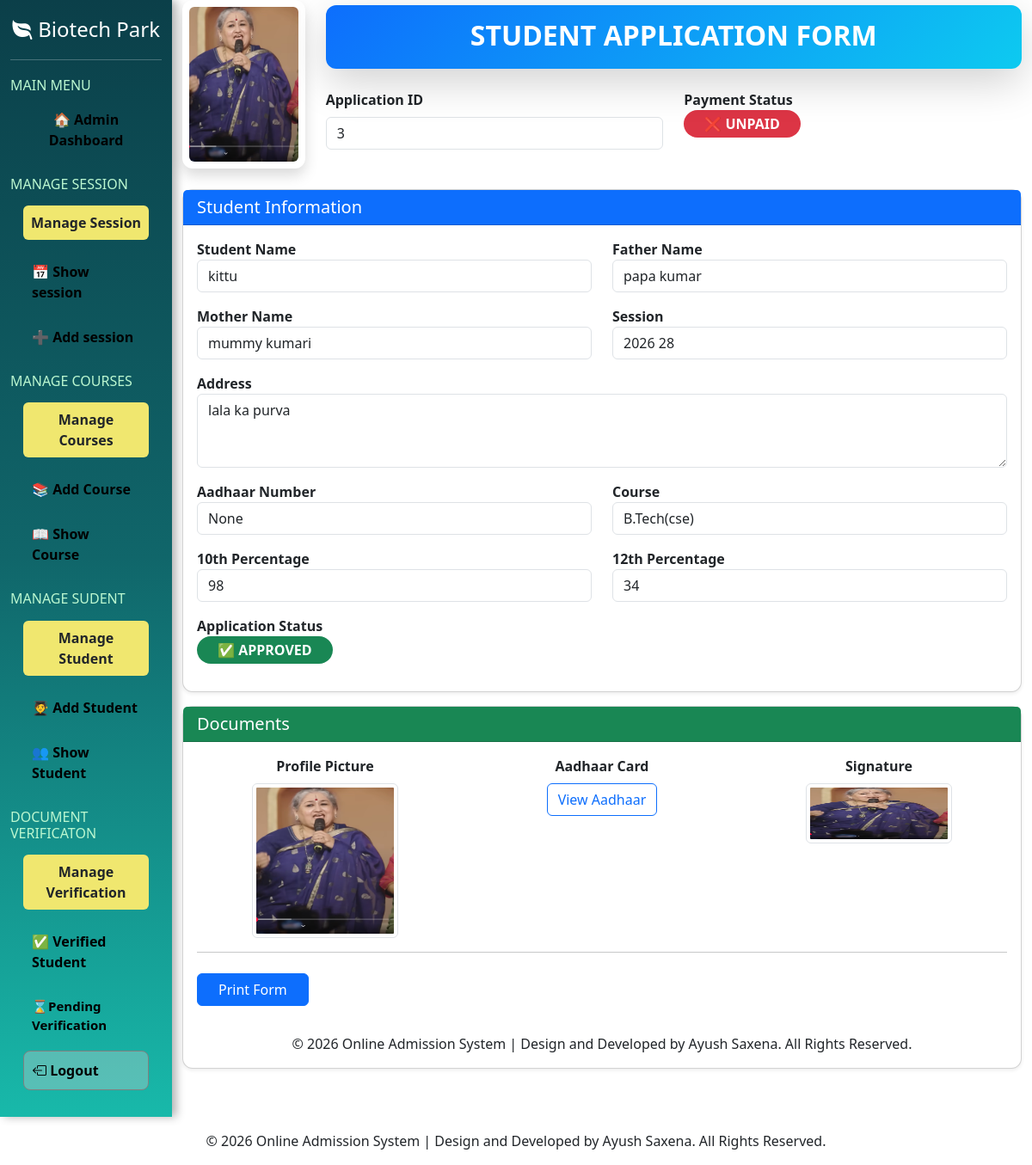
The app's page /details_review/kartikeygupta210@gmail.com/ (signed in), older data.
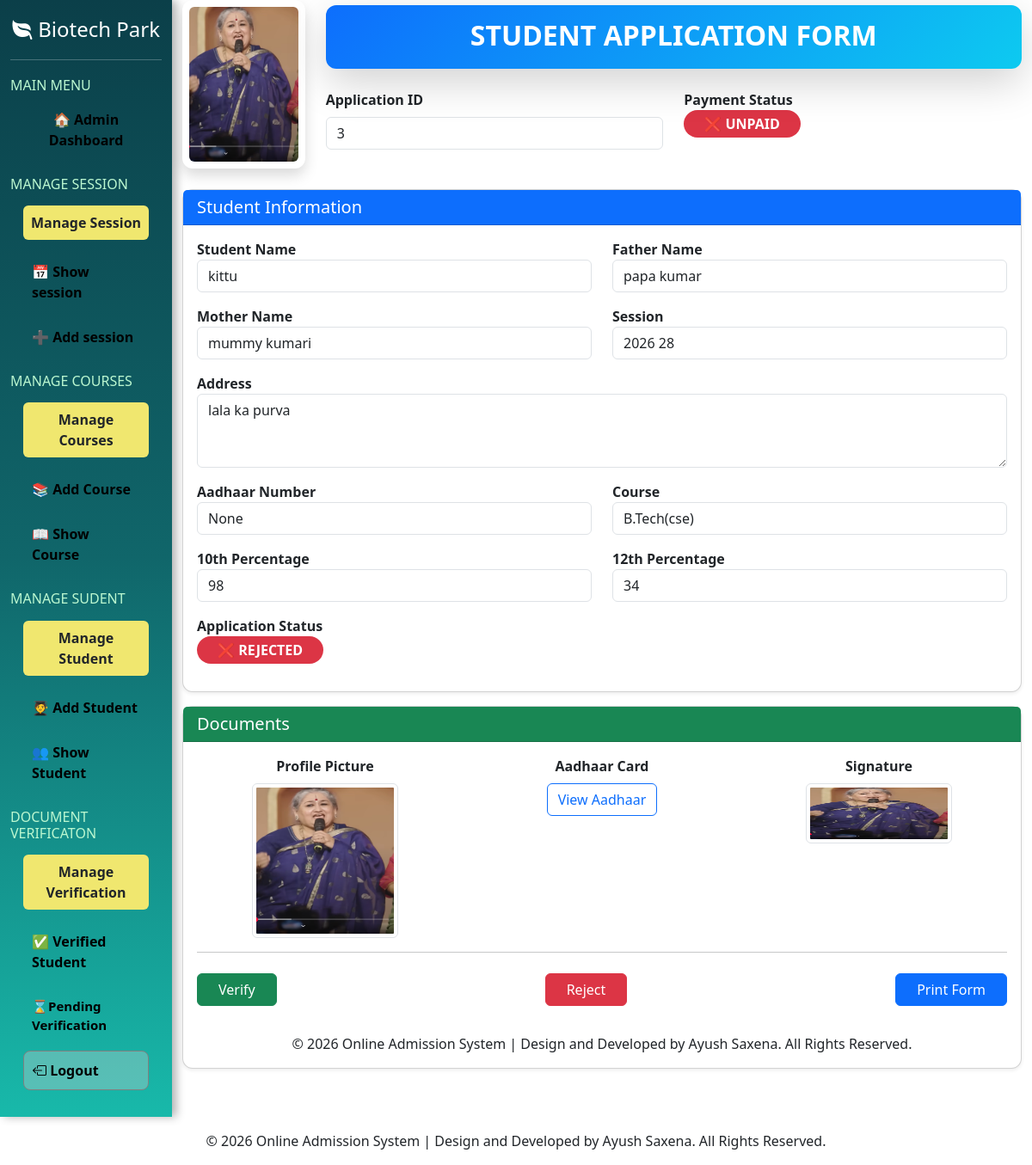
The same page, newer data.
### myapp/models.py (models this page shows)
class tbl_student(models.Model):
    sid=models.IntegerField(primary_key=True,auto_created=True)
    name=models.CharField(max_length=225,null=True)
    emailaddress=models.EmailField(max_length=225,null=True)
    password=models.CharField(max_length=16,null=True)
    contact_no=models.IntegerField(null=True)
    gender=models.CharField(max_length=2,null=True)
    dob=models.DateField(null=True,blank=True)
    f_name=models.CharField(max_length=255,null=True)
    m_name=models.CharField(max_length=255,null=True)
    address=models.CharField(max_length=500,null=True)
    aadhar_no=models.IntegerField(blank=True,null=True)
    aadhar_pic=models.FileField(upload_to='student_documents',null=True)
    Session=models.CharField(max_length=50,null=True)
    course=models.CharField(max_length=500,null=True)
    course_duration=models.CharField(max_length=50,null=True)
    hs_percentage=models.CharField(max_length=20,null=True)
    hs_marksheet=models.FileField(upload_to='student_documents',null=True)
    inter_percentage=models.CharField(max_length=20,null=True)
    inter_marksheet=models.FileField(upload_to='student_documents',null=True)
    profile_pic=models.FileField(upload_to='student_documents',null=True)
    sign=models.FileField(upload_to='student_documents',null=True)
    application_status=models.CharField(max_length=20,null=True)
    fees=models.IntegerField(null=True)
    fees_status=models.CharField(max_length=20,default="Unpaid")
    payment_id=models.CharField(max_length=100,null=True,blank=True)
    payment_date=models.DateTimeField(null=True,blank=True)
    step1_completed = models.BooleanField(default=False)
    step2_completed = models.BooleanField(default=False)

### myapp/views.py (the view)
# urls.py: path('details_review/<str:emailaddress>/', details_review, name='details_review'),
@never_cache
@admin_required
def details_review(request, emailaddress):
    student = tbl_student.objects.get(emailaddress=emailaddress)
    return render(
        request,
        'admin/details_review.html',
        {
            'student': student
        }
    )

### myapp/templates/admin/details_review.html (shortened to what this page needs)
{% extends 'admin/adminlayout.html' %}
{% block admin %}
<div class="row align-items-center mb-4">
    <div class="col-md-2 text-center">
        {% if student.profile_pic %}
        <div class="card shadow border-0 p-2">
            <img src="{{ student.profile_pic.url }}" class="rounded" style="height:180px;object-fit:cover;">
        </div>
        {% else %}
        <div class="border rounded d-flex justify-content-center align-items-center" style="width:130px;height:150px;">
            Photo
        </div>
        {% endif %}
    </div>
    <div class="col-md-10">
        <div class="card shadow-lg border-0 mb-4">
            <div class="card-body text-center text-white"
                style="background:linear-gradient(135deg,#0d6efd,#0dcaf0); border-radius:12px;">
                <h2 class="fw-bold mb-1">
                    STUDENT APPLICATION FORM
                </h2>
            </div>
        </div>
        <div class="row">
            <div class="col-md-6 mb-3">
                <label class="form-label fw-bold">Application ID</label>
                <input type="text" class="form-control" value="{{ student.sid }}" readonly>
            </div>
            <div class="col-md-6 mb-3">
                <label class="fw-bold">Payment Status</label>
                <br>
                {% if student.fees_status == "Paid" %}
                <span class="badge rounded-pill bg-success fs-6 px-4 py-2">
                    💰 PAID
                </span>
                {% elif student.fees_status == "Unpaid" %}
                <span class="badge rounded-pill bg-danger fs-6 px-4 py-2">
                    ❌ UNPAID
                </span>
                {% else %}
                <span class="badge rounded-pill bg-warning text-dark fs-6 px-4 py-2">
                    ⏳ PENDING
                </span>
                {% endif %}
            </div>
        </div>
    </div>
</div>
<div class="card mt-3 shadow-sm">
    <div class="card-header bg-primary text-white">
        <h5 class="mb-0">Student Information</h5>
    </div>
    <div class="card-body">
        <div class="row">
            <div class="col-md-6 mb-3">
                <label class="fw-bold">Student Name</label>
                <input type="text" class="form-control" value="{{ student.name }}" readonly>
            </div>
            <div class="col-md-6 mb-3">
                <label class="fw-bold">Father Name</label>
                <input type="text" class="form-control" value="{{ student.f_name }}" readonly>
            </div>
            <div class="col-md-6 mb-3">
                <label class="fw-bold">Mother Name</label>
                <input type="text" class="form-control" value="{{ student.m_name }}" readonly>
            </div>
            <div class="col-md-6 mb-3">
                <label class="fw-bold">Session</label>
                <input type="text" class="form-control" value="{{ student.Session }}" readonly>
            </div>
            <div class="col-md-12 mb-3">
                <label class="fw-bold">Address</label>
                <textarea class="form-control" rows="3" readonly>{{ student.address }}</textarea>
            </div>
            <div class="col-md-6 mb-3">
                <label class="fw-bold">Aadhaar Number</label>
                <input type="text" class="form-control" value="{{ student.aadhar_no }}" readonly>
            </div>
            <div class="col-md-6 mb-3">
                <label class="fw-bold">Course</label>
                <input type="text" class="form-control" value="{{ student.course }}" readonly>
            </div>
            <div class="col-md-6 mb-3">
                <label class="fw-bold">10th Percentage</label>
                <input type="text" class="form-control" value="{{ student.hs_percentage }}" readonly>
            </div>
            <div class="col-md-6 mb-3">
                <label class="fw-bold">12th Percentage</label>
                <input type="text" class="form-control" value="{{ student.inter_percentage }}" readonly>
            </div>
            <div class="col-md-6 mb-3">
                <label class="fw-bold">Application Status</label>
                <br>
                {% if student.application_status == "Approved" %}
                <span class="badge rounded-pill bg-success fs-6 px-4 py-2">
                    ✅ APPROVED
                </span>
                {% elif student.application_status == "DV" %}
                <span class="badge rounded-pill bg-warning text-dark fs-6 px-4 py-2">
                    📄 DOCUMENT VERIFICATION
                </span>
                {% elif student.application_status == "Rejected" %}
                <span class="badge rounded-pill bg-danger fs-6 px-4 py-2">
                    ❌ REJECTED
                </span>
                {% else %}
                <span class="badge rounded-pill bg-secondary fs-6 px-4 py-2">
                    ⏳ PENDING
                </span>
                {% endif %}
            </div>
        </div>
    </div>
</div>
<div class="card mt-3 shadow-sm">
    <div class="card-header bg-success text-white">
        <h5 class="mb-0">Documents</h5>
    </div>
    <div class="card-body">
        <div class="row text-center">
            <div class="col-md-4">
                <label class="fw-bold mb-2">Profile Picture</label><br>
                {% if student.profile_pic %}
                <img src="{{ student.profile_pic.url }}" class="img-thumbnail" style="width:170px;height:180px;">
                {% else %}
                <p class="text-danger">Not Uploaded</p>
                {% endif %}
            </div>
            <div class="col-md-4">
                <label class="fw-bold mb-2">Aadhaar Card</label><br>
                {% if student.aadhar_pic %}
                <a href="{{ student.aadhar_pic.url }}" target="_blank" class="btn btn-outline-primary">
                    View Aadhaar
                </a>
                {% else %}
                <p class="text-danger">Not Uploaded</p>
                {% endif %}
            </div>
            <div class="col-md-4">
                <label class="fw-bold mb-2">Signature</label><br>
                {% if student.sign %}
                <img src="{{ student.sign.url }}" class="img-thumbnail" style="width:170px;height:70px;">
                {% else %}
                <p class="text-danger">Not Uploaded</p>
                {% endif %}
            </div>
        </div>
        <hr>
        <div class="d-flex justify-content-between mt-4 no-print">
            {% if student.application_status != "Approved" %}
            <a href="{% url 'verify' student.emailaddress %}" class="btn btn-success px-4">
                Verify
            </a>
            <a href="{% url 'reject' student.emailaddress %}" class="btn btn-danger px-4"
                onclick="return confirm('Are you sure you want to reject this application?');">
                Reject
            </a>
            {% endif %}
            <button onclick="window.print()" class="btn btn-primary px-4">
                Print Form
            </button>
        </div>
    </div>
    <footer class="text-center py-3 mt-auto">
        © 2026 Online Admission System | Design and Developed by Ayush Saxena. All Rights Reserved.
    </footer>
</div>
{% endblock %}

### myapp/templates/admin/adminlayout.html (shortened to what this page needs)
<!doctype html>
<html lang="en">
<head>
    <link href="https://cdn.jsdelivr.net/npm/bootstrap@5.3.8/dist/css/bootstrap.min.css" rel="stylesheet"
>
    <link rel="stylesheet"
        href="https://cdnjs.cloudflare.com/ajax/libs/bootstrap-icons/1.13.1/font/bootstrap-icons.min.css"
 />
</head>
<body>
    <div class="container-fluid">
        <div class="row">
            <div class="col-sm-2 h">
                <h4><i class="bi bi-leaf-fill"></i> Biotech Park</h4>
                <hr class="text-white mt-0">
                <h6 class="h6-menu">MAIN MENU</h6>
                <p class="text-white fw-bold text-center"><a href="{% url 'dashboard' %}" style="margin-top: 20px;">🏠
                        Admin Dashboard</a>
                </p>
                <h6 class="h6-menu">MANAGE SESSION</h6>
                <p id="heading">Manage Session</p>
                <p class=" menu"><a href="{% url 'showsession' %}">📅 Show session</a></p>
                <p class="menu"><a href="{% url 'addsession' %}">➕ Add session</a></p>
                <h6 class="h6-menu">MANAGE COURSES</h6>
                <p id="heading">Manage Courses</p>
                <p class=" menu"><a href="{% url 'addcourse' %}">📚 Add Course</a></p>
                <p class=" menu"><a href="{% url 'showcourse' %}">📖 Show Course</a></p>
                  <h6 class="h6-menu">MANAGE SUDENT</h6>
                  <p id="heading">Manage Student</p>
                <p class="menu"><a href="{% url 'addstudent' %}">🧑‍🎓 Add Student</a></p>
                <p class=" menu"><a href="{% url 'showstudent' %}">👥 Show Student</a></p>
                 <h6 class="h6-menu">DOCUMENT VERIFICATON</h6>
                 <p id="heading">Manage Verification</p>
                 <p class=" menu"><a href="{% url 'verified_students' %}">✅ Verified Student</a></p>
                 <p class=" menu" style="font-size: 15px; font-weight: 900;"><a href="{% url 'pending_verifications' %}">⌛Pending Verification</a></p>
                <p class="menu" style="border: 1px solid gray; background-color: rgba(211, 211, 211, 0.341);"><a
                        href="{% url 'logout' %}"><i class="bi bi-box-arrow-left"></i> Logout</a></p>
            </div>
            <div class="col-sm-10 main-content  ">
                {% block admin %}
                {% endblock %}
            </div>
        </div>
    </div>
    <footer class="text-center py-3 mt-auto">
        © 2026 Online Admission System | Design and Developed by Ayush Saxena. All Rights Reserved.
    </footer>
</body>
</html>

### myapp/templates/admin/adminlayout.html (style rules this page uses)
body { overflow: hidden; }
.h { height: 100vh; overflow-y: scroll; }
.h:first-child { background: linear-gradient(180deg, #0b3f49 0%, #10666a 50%, #18b9aa 100%); box-shadow: 5px 0 10px rgba(0, 0, 0, .3); }
.h h4 { color: white; text-align: center; padding: 20px 0; margin: 0; font-size: 24px; }
.h p { padding: 10px; border-radius: 8px; }
a { text-decoration: none; color: black; }
#heading { background: rgb(240, 231, 111); padding: 8px; text-align: center; font-weight: bold; border-radius: 6px; margin: 15px; }
.menu { padding: 12px; border-radius: 8px; margin: 8px 15px; transition: 0.3s; }
.menu a { color: black; text-decoration: none; font-weight: bold; display: block; }
.h6-menu { color: #BBF7D0; margin-top: 20px; }
.main-content { height: 100vh; overflow-y: auto; }

### myapp/templates/admin/details_review.html (style rules this page uses)
.form-control, textarea { background: #fff !important; font-weight: 500; }
.card { border-radius: 12px; }
.card-header { font-size: 18px; }

Row changes from the older to the newer data that the page shows:
changed tbl_student "kittu": application_status "Approved" → "Rejected" (drawn)
Text that changed along with them:
text no longer shown: "✅ APPROVED"
text now shown: "❌ REJECTED Verify Reject"
